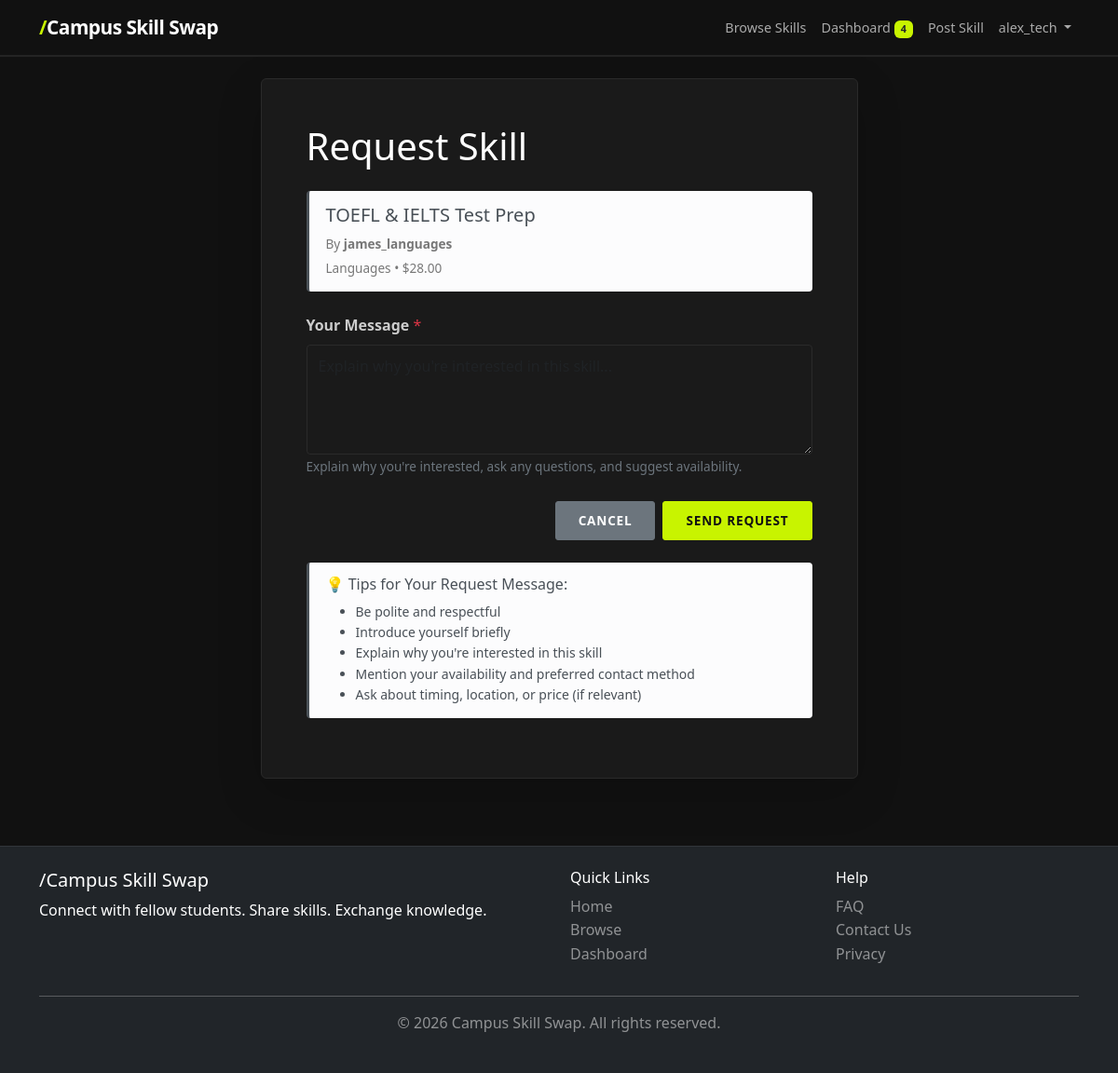
Page /skills/15/request/ (signed in) on the committed database.
### skillfeed/models.py (models this page shows, shortened)
class Skill(models.Model):
    CATEGORY_CHOICES = [
        ("tutoring", "Tutoring"),
        ("tech", "Technology"),
        ("creativity", "Creative Skills"),
        ("sports", "Sports & Fitness"),
        ("languages", "Languages"),
        ("music", "Music"),
        ("writing", "Writing"),
        ("design", "Design"),
        ("other", "Other"),
    ]
    PRICE_CHOICES = [
        ("free", "Free"),
        ("exchange", "Skill Exchange"),
        ("paid", "Paid"),
    ]
    CONTACT_CHOICES = [
        ("email", "Email"),
        ("phone", "Phone"),
        ("zoom", "Video Call (Zoom)"),
        ("inperson", "In-Person"),
        ("chat", "Chat/Messaging"),
    ]
    owner = models.ForeignKey(User, on_delete=models.CASCADE, related_name="skills")
    title = models.CharField(
        max_length=200,
        help_text="e.g., 'Python Programming Tutoring'"
    )
    description = models.TextField(
        help_text="Detailed description of what you offer, how long it takes, etc."
    )
    category = models.CharField(
        max_length=20,
        choices=CATEGORY_CHOICES,
        default="other"
    )
    price_type = models.CharField(
        max_length=20,
        choices=PRICE_CHOICES,
        default="free"
    )
    price_amount = models.DecimalField(
        max_digits=10,
        decimal_places=2,
        null=True,
        blank=True,
        help_text="Leave blank if not paid"
    )
    contact_preference = models.CharField(
        max_length=20,
        choices=CONTACT_CHOICES,
        default="email"
    )
    is_available = models.BooleanField(
        default=True,
        help_text="Is this skill available right now?"
    )
    created_at = models.DateTimeField(auto_now_add=True)  # Set once, never changes
    updated_at = models.DateTimeField(auto_now=True)  # Updated every time saved
    view_count = models.IntegerField(default=0, help_text="Track popularity")
    class Meta:
        ordering = ["-created_at"]  # Show newest skills first
        indexes = [
            models.Index(fields=["owner", "-created_at"]),  # Speed up owner queries
        ]
    def get_price_display(self):
        if self.price_type == "free":
            return "FREE"
        elif self.price_type == "exchange":
            return "Skill Exchange"
        elif self.price_type == "paid":
            return f"${self.price_amount}"
        return "Contact for details"

### skillfeed/views.py (the view)
# urls.py: path("skills/<int:pk>/request/", views.request_skill, name="request_skill"),
@login_required(login_url="login")
def request_skill(request, pk):
    skill = get_object_or_404(Skill, pk=pk)
    if skill.owner == request.user:
        messages.error(request, "You can't request your own skills!")
        return redirect("skill_detail", pk=skill.pk)
    if SkillRequest.objects.filter(requester=request.user, skill=skill).exists():
        messages.warning(request, "You've already requested this skill!")
        return redirect("skill_detail", pk=skill.pk)
    if request.method == "POST":
        form = SkillRequestForm(request.POST)
        if form.is_valid():
            skill_request = form.save(commit=False)
            skill_request.requester = request.user
            skill_request.skill = skill
            skill_request.responder = skill.owner
            skill_request.save()
            messages.success(request, "Your request has been sent!")
            return redirect("dashboard")
    else:
        form = SkillRequestForm()
    context = {"form": form, "skill": skill}
    return render(request, "skillfeed/request_skill.html", context)

### skillfeed/forms.py
class SkillRequestForm(forms.ModelForm):
    class Meta:
        model = SkillRequest
        fields = ["message"]
        widgets = {
            "message": forms.Textarea(attrs={
                "class": "form-control",
                "rows": 4,
                "placeholder": "Explain why you're interested in this skill...",
            }),
        }

### templates/skillfeed/request_skill.html (shortened to what this page needs)
{% extends 'base.html' %}
{% block content %}
<div class="container">
    <div class="row justify-content-center">
        <div class="col-lg-7">
            <div class="card shadow-lg">
                <div class="card-body p-5">
                    <h1 class="mb-4">Request Skill</h1>
                    <div class="alert alert-light mb-4">
                        <h5>{{ skill.title }}</h5>
                        <p class="text-muted-sm mb-1">
                            By <strong>{{ skill.owner.username }}</strong>
                        </p>
                        <p class="text-muted-sm mb-0">
                            {{ skill.get_category_display }} • {{ skill.get_price_display }}
                        </p>
                    </div>
                    <form method="POST" class="fade-in">
                        <div class="mb-4">
                            <label for="id_message" class="form-label">
                                <strong>Your Message</strong>
                                <span class="text-danger">*</span>
                            </label>
                            {{ form.message }}
                            <small class="form-help">
                                Explain why you're interested, ask any questions, and suggest availability.
                            </small>
                        </div>
                        <div class="d-grid gap-2 d-md-flex justify-content-md-end">
                            <a href="{% url 'skill_detail' skill.id %}" class="btn btn-secondary px-4">
                                Cancel
                            </a>
                            <button type="submit" class="btn btn-primary px-4">
                                Send Request
                            </button>
                        </div>
                    </form>
                    <div class="alert alert-light mt-4" role="alert">
                        <h6>💡 Tips for Your Request Message:</h6>
                        <ul class="mb-0 small">
                            <li>Be polite and respectful</li>
                            <li>Introduce yourself briefly</li>
                            <li>Explain why you're interested in this skill</li>
                            <li>Mention your availability and preferred contact method</li>
                            <li>Ask about timing, location, or price (if relevant)</li>
                        </ul>
                    </div>
                </div>
            </div>
        </div>
    </div>
</div>
{% endblock %}

### templates/base.html (shortened to what this page needs)
<!DOCTYPE html>
<html lang="en">
<head>
    {% load static %}
    <link href="https://cdn.jsdelivr.net/npm/bootstrap@5.3.0/dist/css/bootstrap.min.css" rel="stylesheet">
    <link rel="stylesheet" href="{% static 'css/style.css' %}">
</head>
<body>
    <nav class="navbar navbar-expand-lg navbar-dark navbar-custom sticky-top">
        <div class="container">
            <a class="navbar-brand" href="{% url 'home' %}">
                <span class="brand-slash">/</span>Campus Skill Swap
            </a>
            <div class="collapse navbar-collapse" id="navbarNav">
                <ul class="navbar-nav ms-auto">
                    <li class="nav-item">
                        <a class="nav-link" href="{% url 'skill_list' %}">Browse Skills</a>
                    </li>
                    {% if user.is_authenticated %}
                    <li class="nav-item">
                        <a class="nav-link" href="{% url 'dashboard' %}">
                            Dashboard
                            {% if user.skill_requests_received.filter|length %}
                            <span class="badge text-dark" style="background-color:#c8f400;">
                                {{ user.skill_requests_received.count }}
                            </span>
                            {% endif %}
                        </a>
                    </li>
                    <li class="nav-item">
                        <a class="nav-link" href="{% url 'skill_create' %}">Post Skill</a>
                    </li>
                    <li class="nav-item dropdown">
                        <a class="nav-link dropdown-toggle" href="#" data-bs-toggle="dropdown">
                            {{ user.username }}
                        </a>
                    </li>
                    {% endif %}
                </ul>
            </div>
        </div>
    </nav>
    <main class="py-4">
        {% block content %}{% endblock %}
    </main>
    <footer class="bg-dark text-white mt-5 py-4">
        <div class="container">
            <div class="row">
                <div class="col-md-6">
                    <h5><span class="brand-slash">/</span>Campus Skill Swap</h5>
                    <p>Connect with fellow students. Share skills. Exchange knowledge.</p>
                </div>
                <div class="col-md-3">
                    <h6>Quick Links</h6>
                    <ul class="list-unstyled">
                        <li><a href="{% url 'home' %}" class="text-white-50">Home</a></li>
                        <li><a href="{% url 'skill_list' %}" class="text-white-50">Browse</a></li>
                        {% if user.is_authenticated %}
                        <li><a href="{% url 'dashboard' %}" class="text-white-50">Dashboard</a></li>
                        {% endif %}
                    </ul>
                </div>
                <div class="col-md-3">
                    <h6>Help</h6>
                    <ul class="list-unstyled">
                        <li><a href="#" class="text-white-50">FAQ</a></li>
                        <li><a href="#" class="text-white-50">Contact Us</a></li>
                        <li><a href="#" class="text-white-50">Privacy</a></li>
                    </ul>
                </div>
            </div>
            <hr class="bg-white-50">
            <div class="text-center text-white-50">
                <p>&copy; 2026 Campus Skill Swap. All rights reserved.</p>
            </div>
        </div>
    </footer>
</body>
</html>

### static/css/style.css (style rules this page uses)
:root { --primary-color: #c8f400; --primary-dark: #b0d900; --accent-color: #c8f400; --accent-light: #d4f72a; --secondary-color: #888888; --success-color: #c8f400; --danger-color: #ff4444; --warning-color: #c8f400; --light-bg: #1a1a1a; --dark-bg: #111111; --text-light: #ffffff; --text-muted: #aaaaaa; }
body { font-family: 'Segoe UI', Tahoma, Geneva, Verdana, sans-serif; line-height: 1.6; color: #ffffff; background-color: #111111; display: flex; flex-direction: column; min-height: 100vh; }
main { flex: 1; }
a { text-decoration: none; color: #ffffff; }
.navbar { box-shadow: 0 1px 0 rgba(255, 255, 255, 0.08); background-color: #111111 !important; border-bottom: 1px solid rgba(255, 255, 255, 0.08); }
.navbar-custom { background-color: #111111 !important; }
.navbar-brand { font-size: 1.3rem; color: #ffffff !important; font-weight: 700; letter-spacing: -0.5px; }
.navbar-brand .brand-slash { color: #c8f400; }
.nav-link { color: #aaaaaa !important; transition: color 0.2s; font-size: 0.9rem; }
.card { background-color: #1a1a1a !important; border: 1px solid #2a2a2a !important; color: #ffffff !important; }
.card-body { color: #ffffff !important; }
.btn { border-radius: 3px; font-weight: 700; transition: all 0.2s; text-transform: uppercase; letter-spacing: 0.8px; font-size: 0.85rem; padding: 10px 24px; }
.btn-primary { background-color: #c8f400; border-color: #c8f400; color: #111111 !important; }
.form-control, .form-select { border-radius: 4px; border: 1px solid #2a2a2a; padding: 10px 12px; transition: border-color 0.2s; background-color: #1a1a1a; color: #ffffff; }
.form-label { font-weight: 500; color: #cccccc; margin-bottom: 8px; }
.form-help { font-size: 0.85rem; color: #6c757d; margin-top: 5px; }
.alert { border: none; border-radius: 4px; padding: 14px 18px; font-weight: 500; border-left: 3px solid; }
footer { border-top: 1px solid rgba(255, 255, 255, 0.08); }
footer a { text-decoration: none; transition: color 0.2s; }
.text-muted-sm { font-size: 0.85rem; color: #777777; }
.fade-in { animation: fadeIn 0.3s ease; }

### rows in the picture
Skill: title "TOEFL & IELTS Test Prep", owner.username "james_languages", category "Languages", price "$28.00"

### other values in the picture
{{ user.skill_requests_received.count }} "4"
{{ user.username }} "alex_tech"
